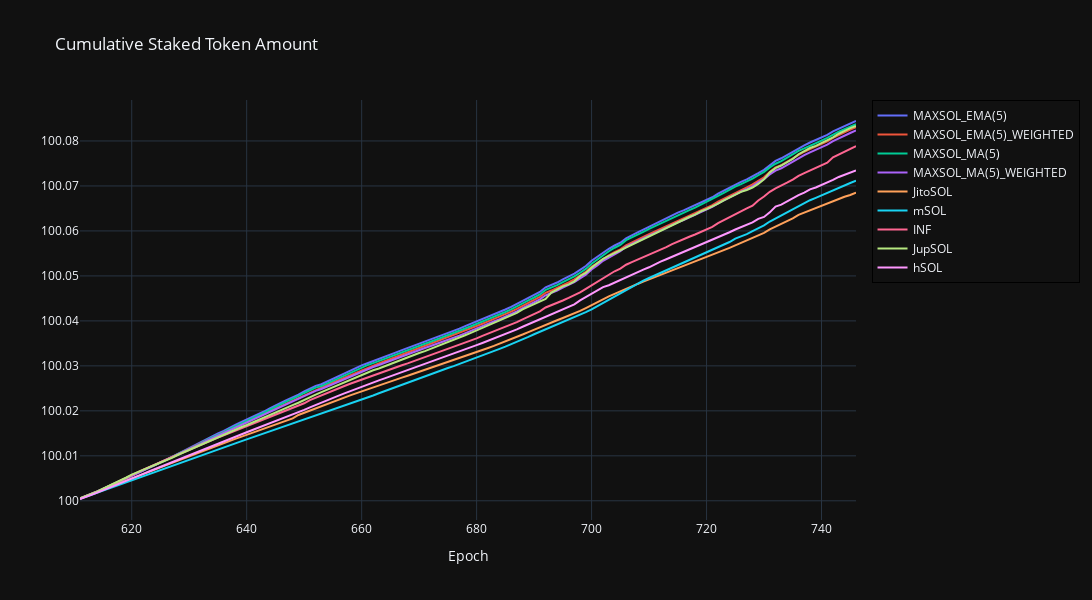

The code cell stored with this chart in its notebook:
### Code cell
from constant.whitelist_lst import LST, WEIGHTED_LST, WeightedSymbol
from simulation.simulation import EpochSymbolData, EpochInfo, Simulation
from allocator.ema import EmaAllocator, EmaHistoricalData
from allocator.ma import MaAllocator, MaHistoricalData
from allocator.single import SingleAllocator
from allocator.ma import MaAllocator
from allocator.allocator import Allocator
from portfolio.portfolio import Portfolio
from helper.plot import Datapoint, PlotData, plots
from helper.historical import load_cached_historical_apys, load_historical_apys_until_epoch
from dataclasses import dataclass

@dataclass
class BacktestingGroup:
    name: str
    weighted_symbols: list[WeightedSymbol]
    allocator: Allocator

start_epoch = 610
end_epoch = 746
groups: list[BacktestingGroup] = [
    BacktestingGroup("MAXSOL_EMA(5)", LST, EmaAllocator()),
    BacktestingGroup("MAXSOL_EMA(5)_WEIGHTED", WEIGHTED_LST, EmaAllocator()),
    BacktestingGroup("MAXSOL_MA(5)", LST, MaAllocator()),
    BacktestingGroup("MAXSOL_MA(5)_WEIGHTED", WEIGHTED_LST, MaAllocator()),
    BacktestingGroup("JitoSOL", [WeightedSymbol("jitosol")], SingleAllocator()),
    BacktestingGroup("mSOL", [WeightedSymbol("msol")], SingleAllocator()),
    BacktestingGroup("INF", [WeightedSymbol("INF")], SingleAllocator()),
    BacktestingGroup("JupSOL", [WeightedSymbol("jupsol")], SingleAllocator()),
    BacktestingGroup("hSOL", [WeightedSymbol("hsol")], SingleAllocator()),
]

apy_plotdatas: list[PlotData] = []

for group in groups:

    # Prepare epoch symbol datas
    epoch_symbol_datas = []
    epoch_symbol_datas.append(EpochSymbolData("sol", [EpochInfo(epoch, 0.1, 1) for epoch in range(start_epoch, end_epoch + 1)]))
    for weighted_symbol in group.weighted_symbols:
        symbol = weighted_symbol.symbol
        historical_apys = load_cached_historical_apys(symbol)
        epoch_infos = [EpochInfo(x.epoch, x.apy, 1) for x in historical_apys]
        epoch_symbol_datas.append(EpochSymbolData(symbol, epoch_infos))

    # Prepare portfolio
    portfolio = Portfolio()
    portfolio.add("sol", 100)

    # Prepare simulation
    simulation = Simulation(portfolio, epoch_symbol_datas, start_epoch, end_epoch)

    apy_datapoints: list[Datapoint] = []
    for _ in simulation:
        epoch = simulation.get_current_epoch()

        # Prepare allocator data
        data = None
        if isinstance(group.allocator, EmaAllocator):
            data: list[EmaHistoricalData] = []
            for weighted_symbol in group.weighted_symbols:
                symbol = weighted_symbol.symbol
                historical_apys = load_historical_apys_until_epoch(symbol, epoch)
                data.append(EmaHistoricalData(symbol, historical_apys))
        elif isinstance(group.allocator, MaAllocator):
            data: list[MaHistoricalData] = []
            for weighted_symbol in group.weighted_symbols:
                symbol = weighted_symbol.symbol
                historical_apys = load_historical_apys_until_epoch(symbol, epoch)
                data.append(MaHistoricalData(symbol, historical_apys))
        elif isinstance(group.allocator, SingleAllocator):
            data = group.weighted_symbols[-1].symbol
        
        # Get allocations
        allocations = group.allocator.with_data(data).get_allocations(epoch)

        # Adjust allocations by symbol weights
        allocations = simulation.adjust_symbol_weights(group.weighted_symbols, allocations)

        # Rebalance
        simulation.rebalance(epoch, allocations)

        # ? Record datapoint

        # total token amount
        total_token_amount = portfolio.get_total_token_amount()
        apy_datapoints.append(Datapoint(epoch, total_token_amount))

    apy_plotdatas.append(PlotData(group.name, apy_datapoints))

plots("Cumulative Staked Token Amount", apy_plotdatas)

### Figure 1 — Plotly figure (JSON) as saved in the notebook; plotly's stock layout.template omitted (floating-point values rounded to 4 significant figures; data arrays with more than 128 entries replaced by an {"elided": "..."} marker saying what was removed)
{"data": [{"mode": "lines", "name": "MAXSOL_EMA(5)", "text": {"elided": "136 str values"}, "type": "scatter", "x": {"elided": "136 int values"}, "y": {"elided": "136 float values"}}, {"mode": "lines", "name": "MAXSOL_EMA(5)_WEIGHTED", "text": {"elided": "136 str values"}, "type": "scatter", "x": {"elided": "136 int values"}, "y": {"elided": "136 float values"}}, {"mode": "lines", "name": "MAXSOL_MA(5)", "text": {"elided": "136 str values"}, "type": "scatter", "x": {"elided": "136 int values"}, "y": {"elided": "136 float values"}}, {"mode": "lines", "name": "MAXSOL_MA(5)_WEIGHTED", "text": {"elided": "136 str values"}, "type": "scatter", "x": {"elided": "136 int values"}, "y": {"elided": "136 float values"}}, {"mode": "lines", "name": "JitoSOL", "text": {"elided": "136 str values"}, "type": "scatter", "x": {"elided": "136 int values"}, "y": {"elided": "136 float values"}}, {"mode": "lines", "name": "mSOL", "text": {"elided": "136 str values"}, "type": "scatter", "x": {"elided": "136 int values"}, "y": {"elided": "136 float values"}}, {"mode": "lines", "name": "INF", "text": {"elided": "136 str values"}, "type": "scatter", "x": {"elided": "136 int values"}, "y": {"elided": "136 float values"}}, {"mode": "lines", "name": "JupSOL", "text": {"elided": "136 str values"}, "type": "scatter", "x": {"elided": "136 int values"}, "y": {"elided": "136 float values"}}, {"mode": "lines", "name": "hSOL", "text": {"elided": "136 str values"}, "type": "scatter", "x": {"elided": "136 int values"}, "y": {"elided": "136 float values"}}], "layout": {"height": 600, "legend": {"bordercolor": "Black", "borderwidth": 1}, "title": {"text": "Cumulative Staked Token Amount"}, "width": 1200, "xaxis": {"anchor": "y", "domain": [0, 1], "title": {"text": "Epoch"}}, "yaxis": {"anchor": "x", "domain": [0, 1]}}}
